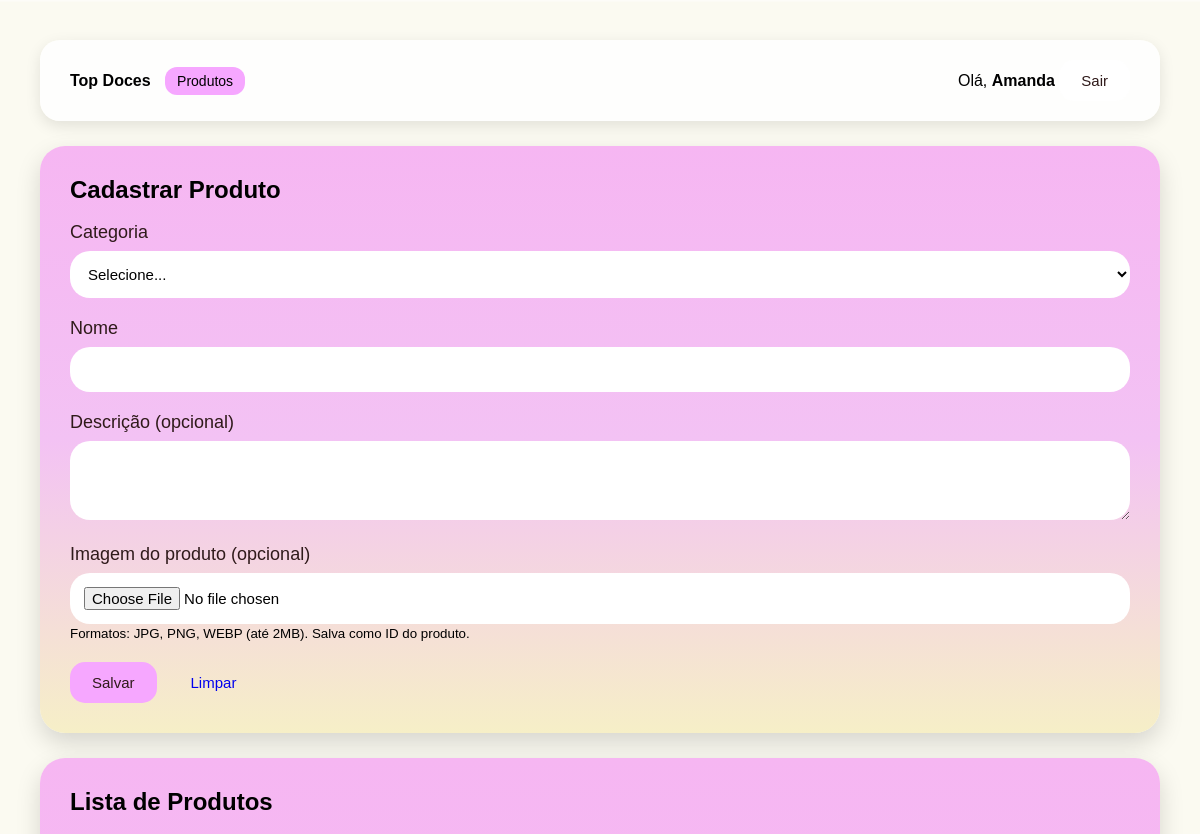
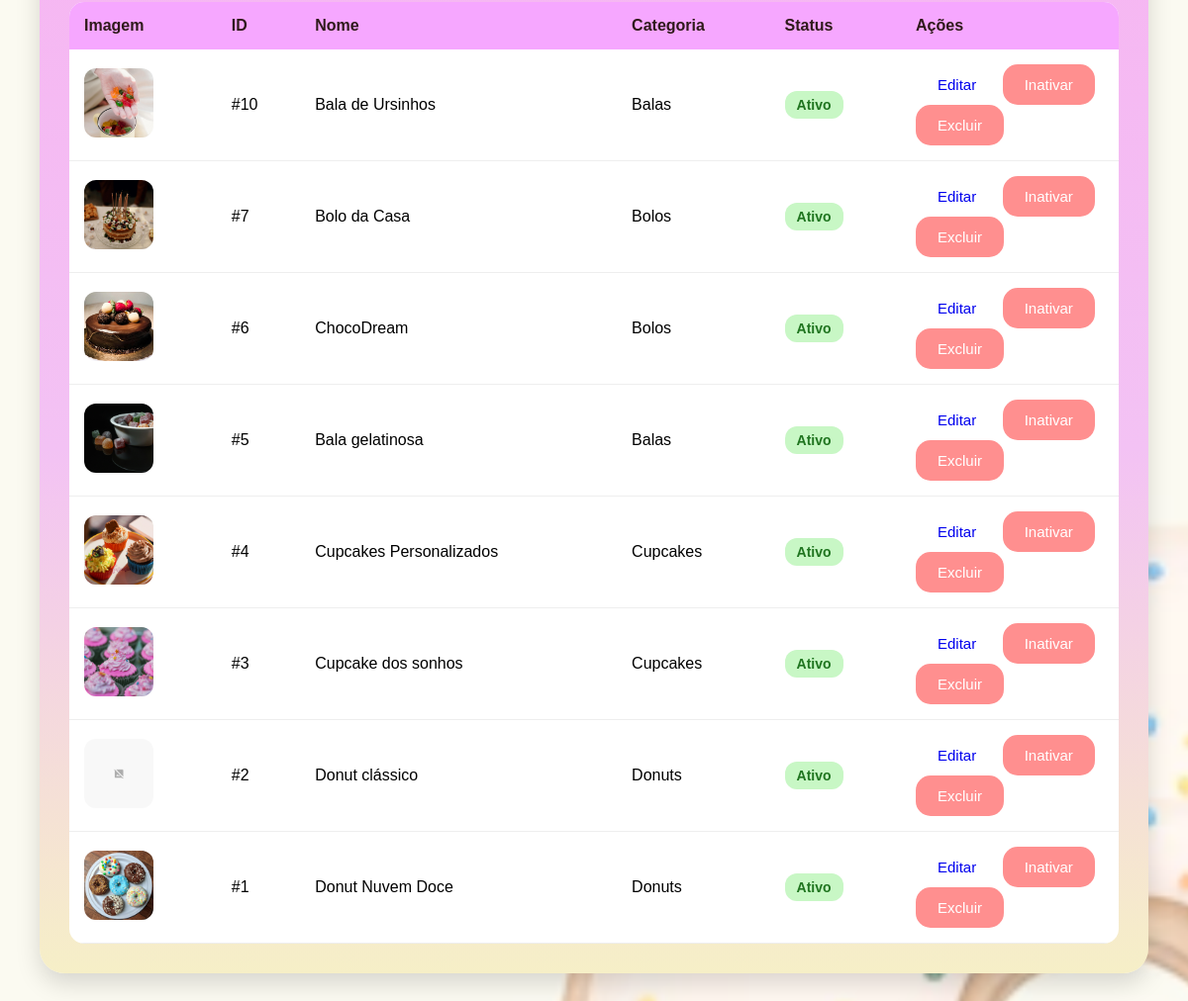
The app's page /lojadoces/index.php?controller=produto&action=index (signed in) with its own data (2 pictures, top to bottom).
### tables this page shows
CREATE TABLE `produto` (
  `id` int(11) NOT NULL,
  `categoria_id` int(11) NOT NULL,
  `nome` varchar(100) NOT NULL,
  `descricao` text DEFAULT NULL,
  `ativo` tinyint(1) NOT NULL DEFAULT 1
);

CREATE TABLE `categoria` (
  `id` int(11) NOT NULL,
  `nome` varchar(100) NOT NULL,
  `ativo` tinyint(1) NOT NULL DEFAULT 1
);

### lojadoces/controllers/ProdutoController.php (called while the page is built, shortened)
<?php
require_once __DIR__ . '/../models/Produto.php';
class ProdutoController
{
    public function index(): void
    {
        $produtoModel = new Produto();
        $produtos = $produtoModel->listarComCategoria(false);
        $editar = null;
        require_once __DIR__ . '/../views/produtos.php';
    }
}

### lojadoces/index.php (called while the page is built, shortened)
<?php
require_once __DIR__ . '/config/db.php';
$controller = $_GET['controller'] ?? 'auth';
$action = $_GET['action'] ?? 'form';
switch ($controller) {
    case 'produto':
        require_once __DIR__ . '/controllers/ProdutoController.php';
        $c = new ProdutoController();
        break;
}
$c->$action();

### lojadoces/config/db.php (called while the page is built)
<?php
class Database
{
private static $conn = null;
public static function getConnection()
{
    if (self::$conn === null) {
        try {
self::$conn = new PDO(
"mysql:host=localhost;dbname=lojadoces;charset=utf8mb4",
"root",
"",
    [
    PDO::ATTR_ERRMODE => PDO::ERRMODE_EXCEPTION,
    PDO::ATTR_DEFAULT_FETCH_MODE => PDO::FETCH_ASSOC
    ]
);
} catch (PDOException $e) {
 die("Erro ao conectar ao banco de dados:" . $e->getMessage());
}
}
return self::$conn;
}
}

### lojadoces/models/Produto.php (called while the page is built, shortened)
<?php
require_once __DIR__ . '/../config/db.php';
class Produto
{
    private PDO $conn;
    public function __construct()
    {
        $this->conn = Database::getConnection();
    }
    public function listarComCategoria(bool $somenteAtivos = false): array
    {
        $sql = "
            SELECT
                p.id,
                p.categoria_id,
                p.nome,
                p.descricao,
                p.ativo,
                c.nome AS categoria_nome
            FROM produto p
            INNER JOIN categoria c
            ON c.id = p.categoria_id
        ";
        $sql .= " ORDER BY p.id DESC";
        return $this->conn->query($sql)->fetchAll();
    }
}

### lojadoces/views/produtos.php (the view, shortened to what this page needs)
<?php
function imagemProdutoUrl(int $produtoId): string
{
$baseFs = __DIR__ . "/../public/uploads/produtos/";
$baseUrl = "/lojadoces/public/uploads/produtos/";
foreach (['jpg','png','webp'] as $ext) {
if (file_exists($baseFs . $produtoId . '.' . $ext)) {
return $baseUrl . $produtoId . '.' . $ext;
}
}
return "/lojadoces/imagem/produto_sem_foto.png";
}
?>
<!doctype html>
<html lang="pt-br">
<head>
      <link rel="stylesheet" href="/lojadoces/public/assets/css/style.css">
</head>
<body class="produtos-body">
<div class="header">
<div class="container header-inner">
<div>
<strong>Top Doces</strong>
<span class="badge">Produtos</span>
</div>
<div class="user">
Olá, <strong><?= htmlspecialchars($_SESSION['nome'] ?? 'Usuário') ?></strong>
<a class="btn btn-ghost" href="index.php?controller=auth&action=logout">Sair</a>
</div>
</div>
</div>
<div class="container grid">
<div class="card">
<h2><?= $editar ? "Editar Produto #".(int)$editar['id'] : "Cadastrar Produto" ?></h2>
<form method="post" action="index.php?controller=produto&action=salvar" enctype="multipart/form-data">
<div class="form-group">
<label>Categoria</label>
<select class="input" name="categoria_id" required>
<option value="">Selecione...</option>
</select>
</div>
<div class="form-group">
<label>Nome</label>
<input class="input" type="text" name="nome" required
value="<?= $editar ? htmlspecialchars($editar['nome']) : '' ?>">
</div>
<div class="form-group">
<label>Descrição (opcional)</label>
<textarea class="input" name="descricao" rows="3"><?= $editar ?
htmlspecialchars($editar['descricao'] ?? '') : '' ?></textarea>
</div>
<div class="form-group">
<label>Imagem do produto (opcional)</label>
<input class="input" type="file" name="imagem" accept="image/png, image/jpeg, image/webp">
<small class="muted">Formatos: JPG, PNG, WEBP (até 2MB). Salva como ID do produto.</small>
</div>
<div class="actions">
<button class="btn btn-primary" type="submit">Salvar</button>
<a class="btn" href="index.php?controller=produto&action=index">Limpar</a>
</div>
</form>
</div>
<div class="card">
<h2>Lista de Produtos</h2>
<table class="table">
<thead>
<tr>
<th>Imagem</th>
<th>ID</th>
<th>Nome</th>
<th>Categoria</th>
<th>Status</th>
<th style="width:220px;">Ações</th>
</tr>
</thead>
<tbody>
<?php foreach ($produtos as $p): ?>
<tr>
<td>
<img class="thumb" src="<?= imagemProdutoUrl((int)$p['id']) ?>" alt="produto">
</td>
<td>#<?= (int)$p['id'] ?></td>
<td><?= htmlspecialchars($p['nome']) ?></td>
<td><?= htmlspecialchars($p['categoria_nome']) ?></td>
<td>
<?= ((int)$p['ativo'] === 1) ? '<span class="tag ok">Ativo</span>' : '<span class="tag
off">Inativo</span>' ?>
</td>
<td>
<a class="btn" href="index.php?controller=produto&action=index&id=<?= (int)$p['id']
?>">Editar</a>
<?php if ((int)$p['ativo'] === 1): ?>
<a class="btn btn-danger"
href="index.php?controller=produto&action=toggle&id=<?= (int)$p['id'] ?>&ativo=0"
onclick="return confirm('Inativar este produto?')">Inativar</a>
<?php else: ?>
<a class="btn btn-success"
href="index.php?controller=produto&action=toggle&id=<?= (int)$p['id'] ?>&ativo=1">Ativar</a>
<?php endif; ?>
<a class="btn btn-danger"
href="index.php?controller=produto&action=deletar&id=<?= (int)$p['id'] ?>"
onclick="return confirm('⚠️ DELETAR permanentemente? Não há volta!')">Excluir</a>
</td>
</tr>
<?php endforeach; ?>
</tbody>
</table>
</div>
</div>
</body>
</html>

### lojadoces/public/assets/css/style.css (style rules this page uses)
* { margin:0; padding:0; box-sizing:border-box; }
body { font-family: Arial, sans-serif; min-height:100vh; display:flex; justify-content:center; align-items:center; background-image:url("../../../imagem/fundo.png"); background-size:cover; background-position:center; background-repeat:no-repeat; }
label { display:block; margin-top:18px; margin-bottom:8px; color:#2f1a1a; font-size:18px; }
input { width:100%; padding:15px; border:none; border-radius:30px; background:#f8f8ef; font-size:16px; outline:none; }
.btn { padding:12px 28px; border:none; border-radius:20px; text-decoration:none; font-size:16px; cursor:pointer; transition:0.3s; }
.card { background:linear-gradient( to bottom, #f6b6f2, #f3c2f4, #f6efc7 ); padding:30px; border-radius:25px; box-shadow:0 10px 25px rgba(0,0,0,0.15); }
.produtos-body { font-family: Arial, sans-serif; min-height:100vh; background-image:url("../../../imagem/fundo.png"); background-size:cover; background-position:center; background-repeat:no-repeat; padding:40px; display:block; }
.header { width:100%; margin-bottom:25px; }
.header-inner { display:flex; justify-content:space-between; align-items:center; background:rgba(255,255,255,0.88); padding:20px 30px; border-radius:20px; box-shadow:0 5px 15px rgba(0,0,0,0.1); }
.container { width:100%; max-width:1200px; margin:auto; }
.grid { display:flex; flex-direction:column; gap:25px; }
.form-group { margin-bottom:20px; }
.input, textarea, select { width:100%; padding:14px; border:none; border-radius:20px; background:#fff; font-size:15px; outline:none; }
.actions { display:flex; gap:12px; margin-top:20px; }
.btn { padding:12px 22px; border-radius:15px; text-decoration:none; border:none; cursor:pointer; transition:0.3s; font-size:15px; display:inline-flex; align-items:center; justify-content:center; }
.btn-primary { background:#f6a7ff; color:#2f1a1a; }
.btn-danger { background:#ff8f8f; color:white; }
.btn-ghost { background:#ffffff; color:#2f1a1a; }
.table { width:100%; border-collapse:collapse; margin-top:20px; background:white; border-radius:15px; overflow:hidden; }
.table th { background:#f6a7ff; color:#2f1a1a; padding:15px; text-align:left; }
.table td { padding:15px; border-bottom:1px solid #eee; }
.thumb { width:70px; height:70px; object-fit:cover; border-radius:12px; }
.tag { padding:6px 12px; border-radius:12px; font-size:14px; font-weight:bold; }
.ok { background:#c8f7c5; color:#207520; }
.badge { background:#f6a7ff; padding:6px 12px; border-radius:12px; margin-left:10px; font-size:14px; }

### records on screen
produto: shows a picture, id "10", nome "Bala de Ursinhos", categoria.nome "Balas", ativo "Ativo"
produto: shows a picture, id "7", nome "Bolo da Casa", categoria.nome "Bolos", ativo "Ativo"
produto: shows a picture, id "6", nome "ChocoDream", categoria.nome "Bolos", ativo "Ativo"
produto: shows a picture, id "5", nome "Bala gelatinosa", categoria.nome "Balas", ativo "Ativo"
produto: shows a picture, id "4", nome "Cupcakes Personalizados", categoria.nome "Cupcakes", ativo "Ativo"
produto: shows a picture, id "3", nome "Cupcake dos sonhos", categoria.nome "Cupcakes", ativo "Ativo"
produto: shows a picture, id "2", nome "Donut clássico", categoria.nome "Donuts", ativo "Ativo"
produto: shows a picture, id "1", nome "Donut Nuvem Doce", categoria.nome "Donuts", ativo "Ativo"

### other values on screen
$_SESSION['nome'] "Amanda"
